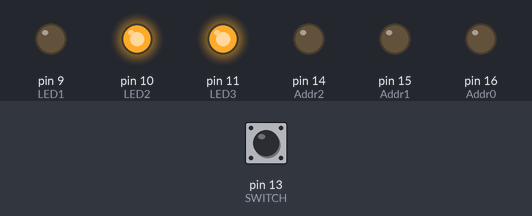
Simulated run of this sketch. Board: Arduino Uno, built with avr-gcc and run on an emulated ATmega328P. Shown: output pins drawn as LEDs (lit = HIGH). Dashed ring = blinking. The test bench sets the inputs (shaded band); at power-on: pin 13 (SWITCH) HIGH.

Above: at 1.4 s.
1.5 s: pin 13 (SWITCH) pulled LOW for 1 s
At 1.63 s:
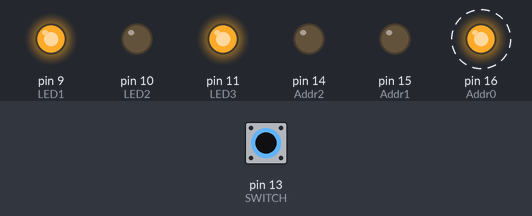
At 2.16 s:
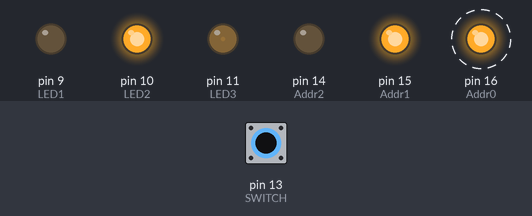
4.0 s: pin 13 (SWITCH) pulled LOW for 0.15 s
At 4.3 s:
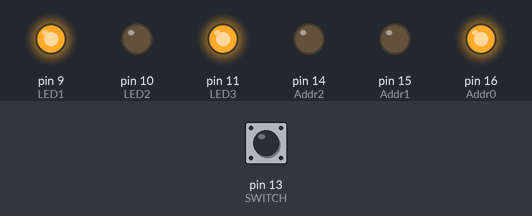
Timing chart, 0 to 7.0 s (numbered marks = the images above; inputs shaded):
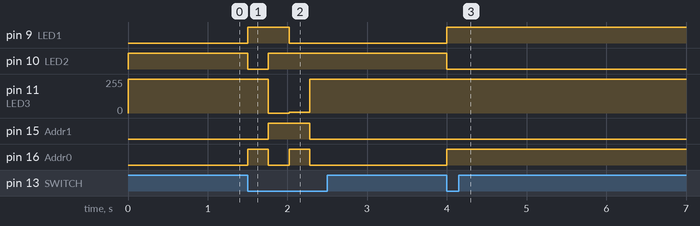

The sketch:

ehx9-all-2313-switcher.ino
```cpp
/*
 * https://forum.arduino.cc/t/attiny-25-45-85-2313-pin-numbers/81499/4
 *
 * #define PIN_D0  ( 0)
 * #define PIN_D1  ( 1)
 * #define PIN_A1  ( 2)
 * #define PIN_A0  ( 3)
 * #define PIN_D2  ( 4)
 * #define PIN_D3  ( 5)
 * #define PIN_D4  ( 6)
 * #define PIN_D5  ( 7)
 * #define PIN_D6  ( 8)
 * #define PIN_B0  ( 9)
 * #define PIN_B1  (10)
 * #define PIN_B2  (11)
 * #define PIN_B3  (12)
 * #define PIN_B4  (13)
 * #define PIN_B5  (14)
 * #define PIN_B6  (15)
 * #define PIN_B7  (16)
 * #define PIN_A2  (17)
 */

#define Addr0       16 // PB7
#define Addr1       15 // PB6
#define Addr2       14 // PB5

#define LED1         9 // PB0
#define LED2        10 // PB1
#define LED3        11 // PB2

#define RST_DSP     12 // PB3
#define SWITCH      13 // PB4

#define NUM_FLASH 4

uint8_t address = 0;

void setPedal(uint8_t address) {
    digitalWrite(Addr0, (address & 1) == 1);
    digitalWrite(Addr1, (address & 2) == 2);
    digitalWrite(Addr2, (address & 4) == 4);

    switch(address) {
        default:
        case 0:
            digitalWrite(LED1, LOW);
            digitalWrite(LED2, HIGH);
            digitalWrite(LED3, HIGH);
            break;
        case 1:
            digitalWrite(LED1, HIGH);
            digitalWrite(LED2, LOW);
            digitalWrite(LED3, HIGH);
            break;
        case 2:
            digitalWrite(LED1, HIGH);
            digitalWrite(LED2, HIGH);
            digitalWrite(LED3, LOW);
            break;
        case 3:
            digitalWrite(LED1, LOW);
            digitalWrite(LED2, HIGH);
            analogWrite(LED3, 5);
            break;
    }

    digitalWrite(RST_DSP, LOW);
    pinMode(RST_DSP, OUTPUT); // Pull low
    delay(10);
    pinMode(RST_DSP, INPUT);
    delay(250);
}

void setup() {
    pinMode(Addr0, OUTPUT);
    pinMode(Addr1, OUTPUT);
    pinMode(Addr2, OUTPUT);

    pinMode(LED1, OUTPUT);
    pinMode(LED2, OUTPUT);
    pinMode(LED3, OUTPUT);

    pinMode(RST_DSP, INPUT); // Hi-Z
    pinMode(SWITCH, INPUT_PULLUP);

    setPedal(address);
}


void loop() {
    if(digitalRead(SWITCH) == LOW) {
         if(++address >= NUM_FLASH) {
             address = 0;
         }
         setPedal(address);
    }
}
```

Measured:
- after the input at 1.5 s, pin 9 (LED1): LOW → HIGH at once, → LOW 0.52 s later; pin 10 (LED2): HIGH → LOW at once, → HIGH 0.26 s later
- after the input at 4.0 s, pin 9 (LED1), pin 16 (Addr0): LOW → HIGH at once; pin 10 (LED2): HIGH → LOW at once
